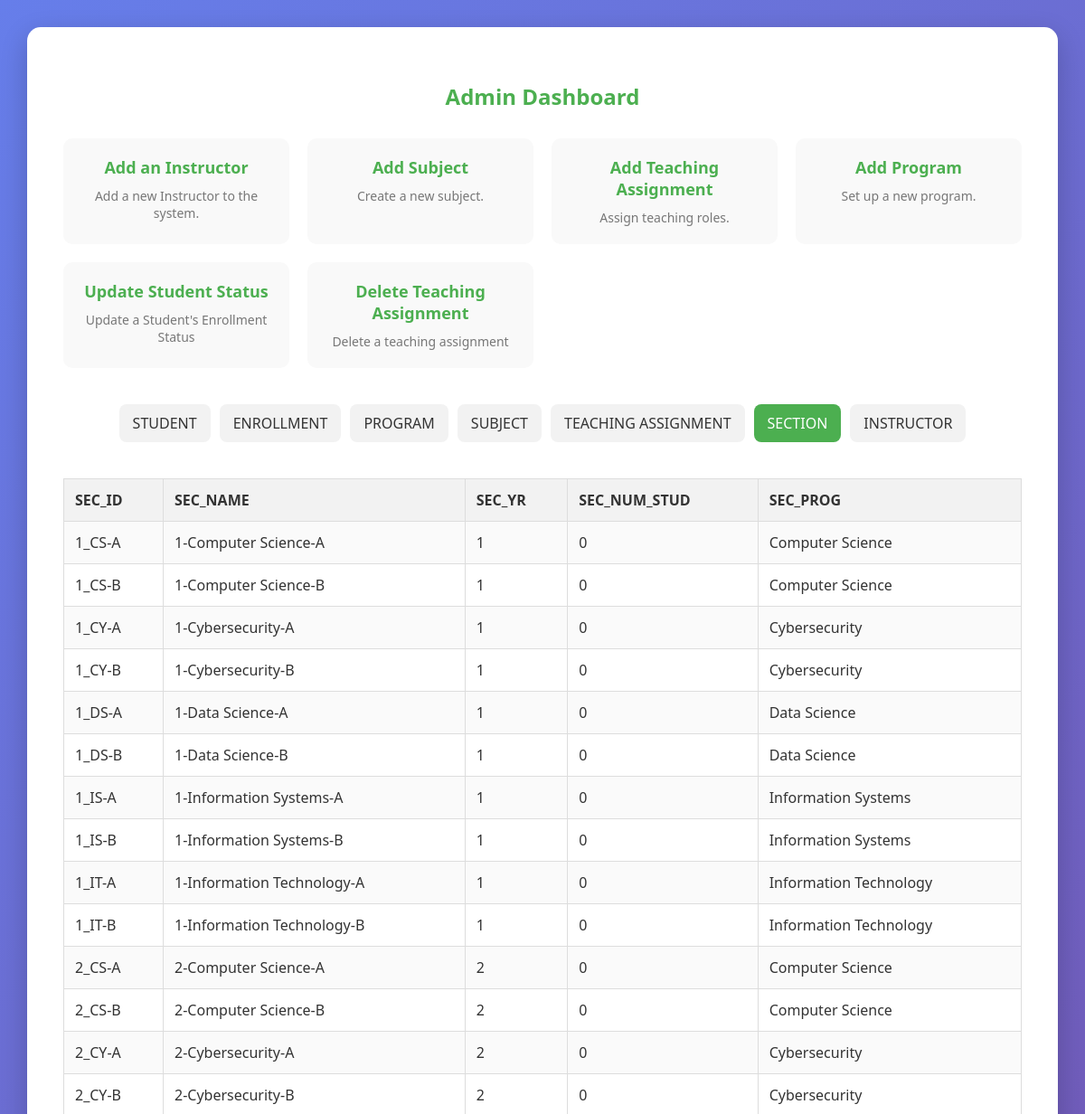
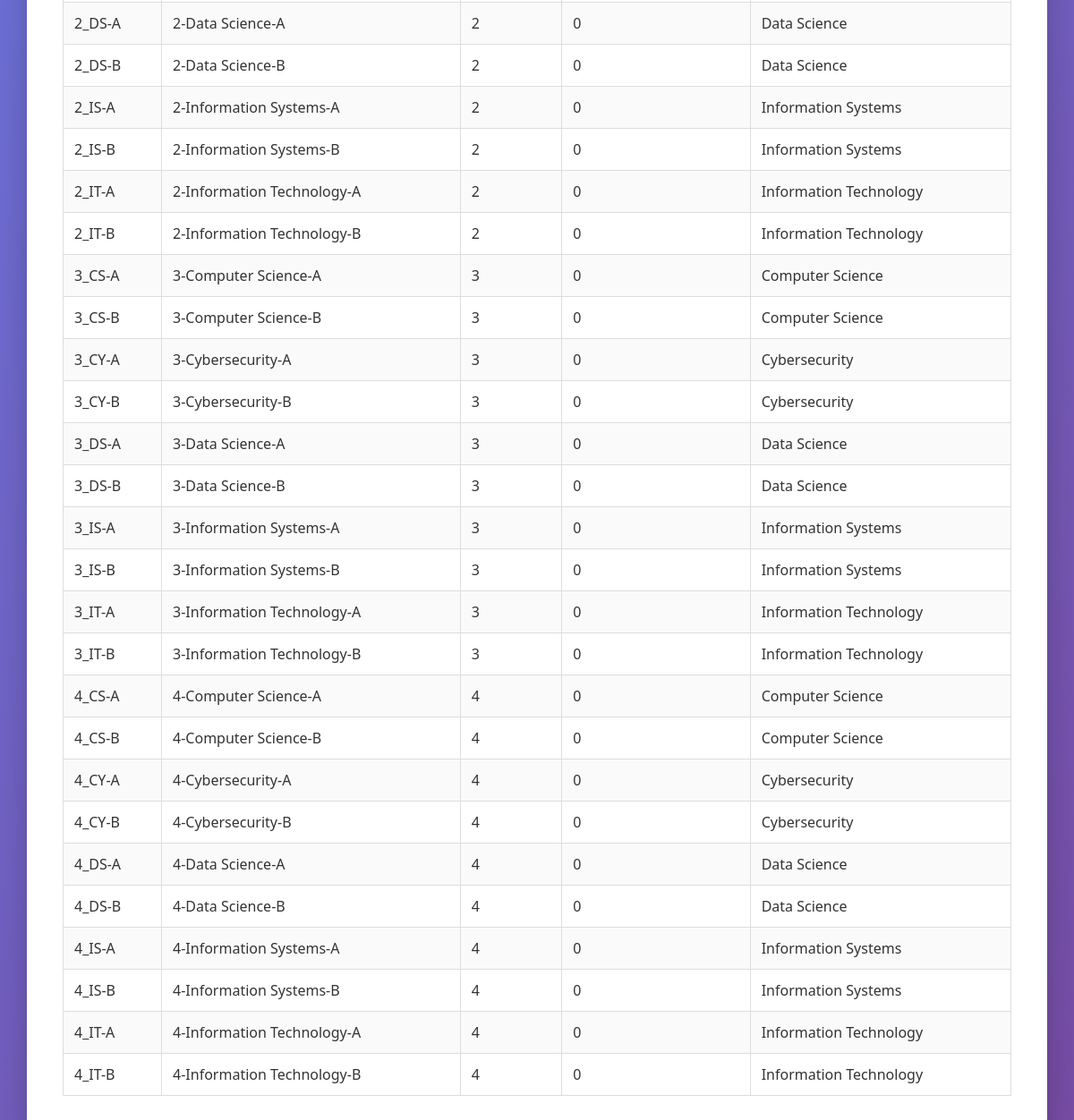
The page /Admin/AdminDashboard.php?table=SECTION on the database its author committed (2 pictures, top to bottom).
### tables this page shows
CREATE TABLE SECTION (
    SEC_ID       VARCHAR(10) NOT NULL PRIMARY KEY,  
    SEC_NAME     VARCHAR(50) NOT NULL,              
    SEC_YR       INT NOT NULL,  
    SEC_NUM_STUD INT NOT NULL,  
    SEC_PROG	 VARCHAR(50)
);

### Admin/AdminDashboard.php (the view, shortened to what this page needs)
<?php
$conn = new mysqli("localhost:3310", "root", "Dj@070821", "EducEnroll");
$table = $_GET['table'] ?? '';
$allowed = ['STUDENT','ENROLLMENT','PROGRAM','SUBJECT','TEACHING_ASSIGNMENT','SECTION','INSTRUCTOR'];
if ($table && in_array($table, $allowed)) {
    $sql = "SELECT * FROM `$table`";
    $result = $conn->query($sql);
}
?>
<!DOCTYPE html>
<html lang="en">
<head>
</head>
<body>
    <div class="container">
        <h2>Admin Dashboard</h2>
        <div class="dashboard-grid">
            <div class="dashboard-item" onclick="window.location.href='../AdminFunctions/add_instructor.php'">
                <h3>Add an Instructor</h3>
                <p>Add a new Instructor to the system.</p>
            </div>
            <div class="dashboard-item" onclick="window.location.href='../AdminFunctions/add_subject.php'">
                <h3>Add Subject</h3>
                <p>Create a new subject.</p>
            </div>
            <div class="dashboard-item" onclick="window.location.href='../AdminFunctions/add_teachingassign.php'">
                <h3>Add Teaching Assignment</h3>
                <p>Assign teaching roles.</p>
            </div>
            <div class="dashboard-item" onclick="window.location.href='../AdminFunctions/add_program.php'">
                <h3>Add Program</h3>
                <p>Set up a new program.</p>
            </div>
            <div class="dashboard-item" onclick="window.location.href='../AdminFunctions/update_studentstat.php'">
                <h3>Update Student Status</h3>
                <p>Update a Student's Enrollment Status</p>
            </div>
            <div class="dashboard-item" onclick="window.location.href='../AdminFunctions/delete_teachingassign.php'">
                <h3>Delete Teaching Assignment</h3>
                <p>Delete a teaching assignment</p>
            </div>
        </div>
        <div class="nav-panel">
            <a class="nav-item <?= ($table=='STUDENT')?'active':'' ?>" href="?table=STUDENT">STUDENT</a>
            <a class="nav-item <?= ($table=='ENROLLMENT')?'active':'' ?>" href="?table=ENROLLMENT">ENROLLMENT</a>
            <a class="nav-item <?= ($table=='PROGRAM')?'active':'' ?>" href="?table=PROGRAM">PROGRAM</a>
            <a class="nav-item <?= ($table=='SUBJECT')?'active':'' ?>" href="?table=SUBJECT">SUBJECT</a>
            <a class="nav-item <?= ($table=='TEACHING_ASSIGNMENT')?'active':'' ?>" href="?table=TEACHING_ASSIGNMENT">TEACHING ASSIGNMENT</a>
            <a class="nav-item <?= ($table=='SECTION')?'active':'' ?>" href="?table=SECTION">SECTION</a>
            <a class="nav-item <?= ($table=='INSTRUCTOR')?'active':'' ?>" href="?table=INSTRUCTOR">INSTRUCTOR</a>
        </div>
        <div class="table-container">
            <?php if (!empty($table)): ?>
                <?php if ($result && $result->num_rows > 0): ?>
                    <table>
                        <tr>
                            <?php while ($field = $result->fetch_field()): ?>
                                <th><?= htmlspecialchars($field->name) ?></th>
                            <?php endwhile; ?>
                        </tr>
                        <?php while ($row = $result->fetch_assoc()): ?>
                            <tr>
                                <?php foreach ($row as $val): ?>
                                    <td><?= htmlspecialchars($val) ?></td>
                                <?php endforeach; ?>
                            </tr>
                        <?php endwhile; ?>
                    </table>
                <?php else: ?>
                    <p>No records found in <?= htmlspecialchars($table) ?>.</p>
                <?php endif; ?>
            <?php else: ?>
                <p>Select a table above to view its records.</p>
            <?php endif; ?>
        </div>
    </div>
</body>
</html>

### Admin/AdminDashboard.php (style rules this page uses)
body { font-family: 'Segoe UI', Tahoma, Geneva, Verdana, sans-serif; background: linear-gradient(135deg, #667eea 0%, #764ba2 100%); margin: 0; padding: 0; display: flex; justify-content: center; align-items: flex-start; min-height: 100vh; color: #333; }
.container { background: white; border-radius: 15px; box-shadow: 0 10px 30px rgba(0, 0, 0, 0.2); padding: 40px; max-width: 1100px; width: 100%; margin: 30px; }
h2 { margin-bottom: 30px; color: #4CAF50; font-weight: 600; text-align: center; }
.dashboard-grid { display: grid; grid-template-columns: repeat(auto-fit, minmax(220px, 1fr)); gap: 20px; margin-bottom: 40px; }
.dashboard-item { background: #f9f9f9; border-radius: 10px; padding: 20px; transition: transform 0.2s ease, box-shadow 0.2s ease; cursor: pointer; text-align: center; }
.dashboard-item h3 { margin: 0; color: #4CAF50; font-size: 18px; }
.dashboard-item p { margin: 10px 0 0 0; color: #777; font-size: 14px; }
.nav-panel { display: flex; justify-content: center; gap: 10px; margin-bottom: 30px; flex-wrap: wrap; }
.nav-item { padding: 10px 15px; background: #f2f2f2; border-radius: 8px; cursor: pointer; transition: background-color 0.3s ease, color 0.3s ease; font-weight: 500; text-decoration: none; color: #333; }
.nav-item:hover, .nav-item.active { background: #4CAF50; color: white; }
.table-container { margin-top: 20px; overflow-x: auto; }
table { border-collapse: collapse; width: 100%; margin-top: 10px; }
th, td { border: 1px solid #ddd; padding: 12px; text-align: left; }
th { background-color: #f2f2f2; color: #333; font-weight: 600; }
tr:nth-child(even) { background-color: #fafafa; }

### rows shown on the page
section: SEC_ID "1_CS-A", SEC_NAME "1-Computer Science-A", SEC_YR "1", SEC_NUM_STUD "0", SEC_PROG "Computer Science"
section: SEC_ID "1_CS-B", SEC_NAME "1-Computer Science-B", SEC_YR "1", SEC_NUM_STUD "0", SEC_PROG "Computer Science"
section: SEC_ID "1_CY-A", SEC_NAME "1-Cybersecurity-A", SEC_YR "1", SEC_NUM_STUD "0", SEC_PROG "Cybersecurity"
section: SEC_ID "1_CY-B", SEC_NAME "1-Cybersecurity-B", SEC_YR "1", SEC_NUM_STUD "0", SEC_PROG "Cybersecurity"
section: SEC_ID "1_DS-A", SEC_NAME "1-Data Science-A", SEC_YR "1", SEC_NUM_STUD "0", SEC_PROG "Data Science"
section: SEC_ID "1_DS-B", SEC_NAME "1-Data Science-B", SEC_YR "1", SEC_NUM_STUD "0", SEC_PROG "Data Science"
section: SEC_ID "1_IS-A", SEC_NAME "1-Information Systems-A", SEC_YR "1", SEC_NUM_STUD "0", SEC_PROG "Information Systems"
section: SEC_ID "1_IS-B", SEC_NAME "1-Information Systems-B", SEC_YR "1", SEC_NUM_STUD "0", SEC_PROG "Information Systems"
section: SEC_ID "1_IT-A", SEC_NAME "1-Information Technology-A", SEC_YR "1", SEC_NUM_STUD "0", SEC_PROG "Information Technology"
section: SEC_ID "1_IT-B", SEC_NAME "1-Information Technology-B", SEC_YR "1", SEC_NUM_STUD "0", SEC_PROG "Information Technology"
section: SEC_ID "2_CS-A", SEC_NAME "2-Computer Science-A", SEC_YR "2", SEC_NUM_STUD "0", SEC_PROG "Computer Science"
section: SEC_ID "2_CS-B", SEC_NAME "2-Computer Science-B", SEC_YR "2", SEC_NUM_STUD "0", SEC_PROG "Computer Science"
section: SEC_ID "2_CY-A", SEC_NAME "2-Cybersecurity-A", SEC_YR "2", SEC_NUM_STUD "0", SEC_PROG "Cybersecurity"
section: SEC_ID "2_CY-B", SEC_NAME "2-Cybersecurity-B", SEC_YR "2", SEC_NUM_STUD "0", SEC_PROG "Cybersecurity"
section: SEC_ID "2_DS-A", SEC_NAME "2-Data Science-A", SEC_YR "2", SEC_NUM_STUD "0", SEC_PROG "Data Science"
section: SEC_ID "2_DS-B", SEC_NAME "2-Data Science-B", SEC_YR "2", SEC_NUM_STUD "0", SEC_PROG "Data Science"
section: SEC_ID "2_IS-A", SEC_NAME "2-Information Systems-A", SEC_YR "2", SEC_NUM_STUD "0", SEC_PROG "Information Systems"
section: SEC_ID "2_IS-B", SEC_NAME "2-Information Systems-B", SEC_YR "2", SEC_NUM_STUD "0", SEC_PROG "Information Systems"
section: SEC_ID "2_IT-A", SEC_NAME "2-Information Technology-A", SEC_YR "2", SEC_NUM_STUD "0", SEC_PROG "Information Technology"
section: SEC_ID "2_IT-B", SEC_NAME "2-Information Technology-B", SEC_YR "2", SEC_NUM_STUD "0", SEC_PROG "Information Technology"
section: SEC_ID "3_CS-A", SEC_NAME "3-Computer Science-A", SEC_YR "3", SEC_NUM_STUD "0", SEC_PROG "Computer Science"
section: SEC_ID "3_CS-B", SEC_NAME "3-Computer Science-B", SEC_YR "3", SEC_NUM_STUD "0", SEC_PROG "Computer Science"
section: SEC_ID "3_CY-A", SEC_NAME "3-Cybersecurity-A", SEC_YR "3", SEC_NUM_STUD "0", SEC_PROG "Cybersecurity"
section: SEC_ID "3_CY-B", SEC_NAME "3-Cybersecurity-B", SEC_YR "3", SEC_NUM_STUD "0", SEC_PROG "Cybersecurity"
section: SEC_ID "3_DS-A", SEC_NAME "3-Data Science-A", SEC_YR "3", SEC_NUM_STUD "0", SEC_PROG "Data Science"
section: SEC_ID "3_DS-B", SEC_NAME "3-Data Science-B", SEC_YR "3", SEC_NUM_STUD "0", SEC_PROG "Data Science"
section: SEC_ID "3_IS-A", SEC_NAME "3-Information Systems-A", SEC_YR "3", SEC_NUM_STUD "0", SEC_PROG "Information Systems"
section: SEC_ID "3_IS-B", SEC_NAME "3-Information Systems-B", SEC_YR "3", SEC_NUM_STUD "0", SEC_PROG "Information Systems"
section: SEC_ID "3_IT-A", SEC_NAME "3-Information Technology-A", SEC_YR "3", SEC_NUM_STUD "0", SEC_PROG "Information Technology"
section: SEC_ID "3_IT-B", SEC_NAME "3-Information Technology-B", SEC_YR "3", SEC_NUM_STUD "0", SEC_PROG "Information Technology"
section: SEC_ID "4_CS-A", SEC_NAME "4-Computer Science-A", SEC_YR "4", SEC_NUM_STUD "0", SEC_PROG "Computer Science"
section: SEC_ID "4_CS-B", SEC_NAME "4-Computer Science-B", SEC_YR "4", SEC_NUM_STUD "0", SEC_PROG "Computer Science"
section: SEC_ID "4_CY-A", SEC_NAME "4-Cybersecurity-A", SEC_YR "4", SEC_NUM_STUD "0", SEC_PROG "Cybersecurity"
section: SEC_ID "4_CY-B", SEC_NAME "4-Cybersecurity-B", SEC_YR "4", SEC_NUM_STUD "0", SEC_PROG "Cybersecurity"
section: SEC_ID "4_DS-A", SEC_NAME "4-Data Science-A", SEC_YR "4", SEC_NUM_STUD "0", SEC_PROG "Data Science"
section: SEC_ID "4_DS-B", SEC_NAME "4-Data Science-B", SEC_YR "4", SEC_NUM_STUD "0", SEC_PROG "Data Science"
section: SEC_ID "4_IS-A", SEC_NAME "4-Information Systems-A", SEC_YR "4", SEC_NUM_STUD "0", SEC_PROG "Information Systems"
section: SEC_ID "4_IS-B", SEC_NAME "4-Information Systems-B", SEC_YR "4", SEC_NUM_STUD "0", SEC_PROG "Information Systems"
section: SEC_ID "4_IT-A", SEC_NAME "4-Information Technology-A", SEC_YR "4", SEC_NUM_STUD "0", SEC_PROG "Information Technology"
section: SEC_ID "4_IT-B", SEC_NAME "4-Information Technology-B", SEC_YR "4", SEC_NUM_STUD "0", SEC_PROG "Information Technology"

### other values the page prints
$field->name "SEC_ID"
$field->name "SEC_NAME"
$field->name "SEC_YR"
$field->name "SEC_NUM_STUD"
$field->name "SEC_PROG"
